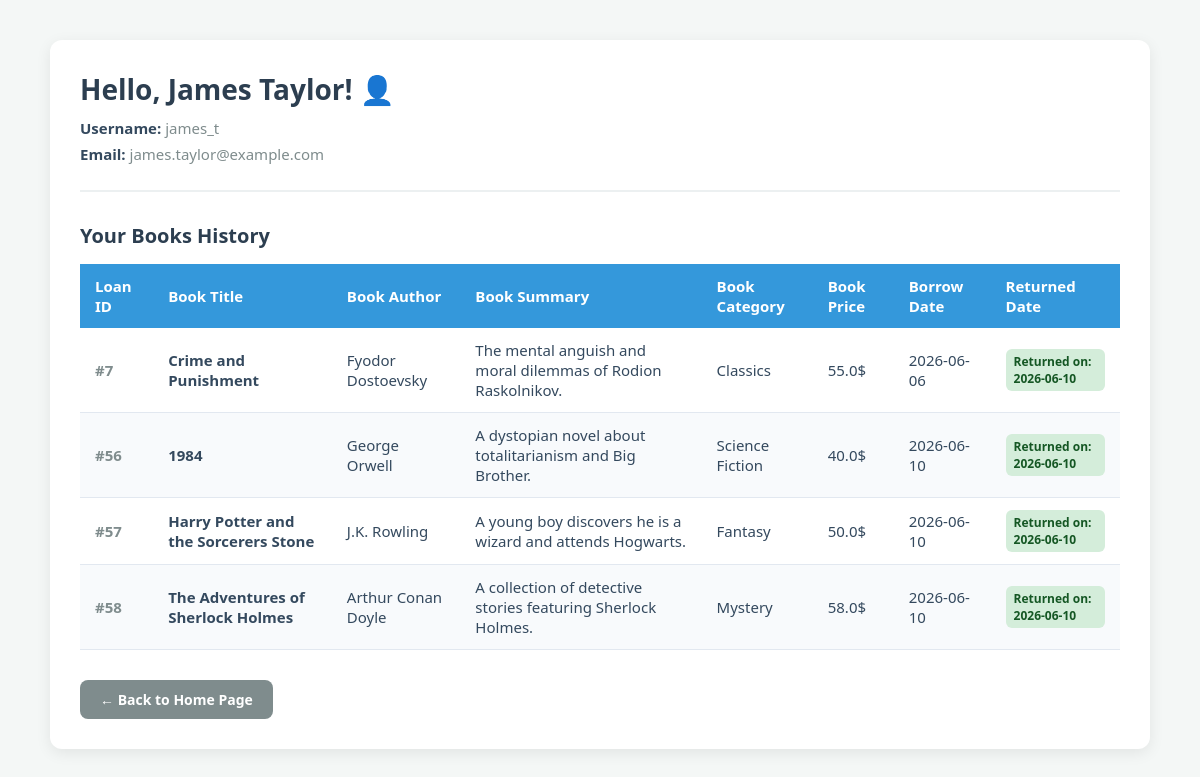
/profile (signed in), run on the app's committed database.
### tables this page shows
CREATE TABLE Users (
    id_user INTEGER PRIMARY KEY,
    username TEXT UNIQUE NOT NULL,
    email TEXT UNIQUE NOT NULL,
    password TEXT NOT NULL, 
    full_name TEXT NOT NULL
);

CREATE TABLE Loans (
    id INTEGER PRIMARY KEY,
    id_user INTEGER NOT NULL,
    book_id INTEGER NOT NULL,
    borrow_date TEXT NOT NULL,       
    return_due_date TEXT NOT NULL,   
    actual_return_date TEXT,         
    FOREIGN KEY (id_user) REFERENCES Users(id_user),
    FOREIGN KEY (book_id) REFERENCES Books(id)
);

CREATE TABLE Books (
    id INTEGER PRIMARY KEY,
    title TEXT NOT NULL,
    author TEXT NOT NULL,
    summary TEXT,
    category TEXT,
    price REAL,
    rating REAL
);

### routers/users.py (the view)
@router.get("/profile")
def get_profile(request:Request):
    user_id = request.cookies.get("id_user")
    if user_id is None:
        return RedirectResponse(url="/", status_code=303)
    conn = sqlite3.connect("library.db")
    cursor = conn.cursor()
    cursor.execute(""" select full_name, username, email
                        from Users
                        where id_user = ?
                        """, (user_id,))
    user = cursor.fetchone()
    if user is None:
        return templates.TemplateResponse(request, "index.html", {"Message": "User not found"})
    cursor.execute(""" select l.id,
                              b.title,
                              b.author,
                              b.summary,
                              b.category,
                              b.price,
                              l.borrow_date,
                              l.actual_return_date
                        from Loans as l
                        inner join Books as b
                        on b.id = l.book_id
                        where l.id_user = ? """ ,(user_id,))
    books = cursor.fetchall()
    conn.close()
    return templates.TemplateResponse(request, "profile.html" ,
                                      {
                                        "full_name": user[0],
                                         "username": user[1],
                                          "email" : user[2],
                                           "books": books })

### templates/profile.html (shortened to what this page needs)
<!DOCTYPE html>
<html>
<head>
</head>
<body>
    <div class="profile-container">
        <div class="user-info">
            <h1>Hello, {{full_name}}! 👤</h1>
            <p><strong>Username:</strong> {{username}}</p>
            <p><strong>Email:</strong> {{email}}</p>
        </div>
        <h2>Your Books History</h2>
        {% if books %}
        <table>
            <thead>
                <tr>
                    <th>Loan ID</th>
                    <th>Book Title</th>
                    <th>Book Author</th>
                    <th>Book Summary</th>
                    <th>Book Category</th>
                    <th>Book Price</th>
                    <th>Borrow Date</th>
                    <th>Returned Date</th>
                </tr>
            </thead>
            <tbody>
                {% for book in books %}
                <tr>
                    <td><span style="color: #7f8c8d; font-weight: bold;">#{{book[0]}}</span></td>
                    <td><strong>{{book[1]}}</strong></td>
                    <td>{{book[2]}}</td>
                    <td>{{book[3]}}</td>
                    <td>{{book[4]}}</td>
                    <td>{{book[5]}}$</td>
                    <td>{{book[6]}}</td>
                    <td>
                        {% if book[7] %}
                            <span class="status-tag status-returned">Returned on: {{book[7]}}</span>
                        {% else %}
                            <form action="/loans/return-confirm" method="POST" class="return-form">
                                <input type="hidden" name="loan_id" value="{{ book[0] }}">
                                <input type="hidden" name="book_title" value="{{ book[1] }}">
                                <button type="submit" class="return-btn">↩️ Return Book</button>
                            </form>
                        {% endif %}
                    </td>
                </tr>
                {% endfor %}
            </tbody>
        </table>
        {% else %}
            <p class="no-history">No book history found for this account yet.</p>
        {% endif %}
        <a href="/" class="back-btn">← Back to Home Page</a>
    </div>
</body>
</html>

### templates/profile.html (style rules this page uses)
body { font-family: 'Segoe UI', Tahoma, Geneva, Verdana, sans-serif; background-color: #f4f7f6; margin: 0; padding: 40px 20px; color: #2c3e50; display: flex; flex-direction: column; align-items: center; }
.profile-container { background-color: white; padding: 30px; border-radius: 12px; box-shadow: 0 4px 15px rgba(0, 0, 0, 0.08); max-width: 1100px; width: 100%; box-sizing: border-box; }
.user-info { border-bottom: 2px solid #ecf0f1; padding-bottom: 20px; margin-bottom: 30px; }
.user-info h1 { margin: 0 0 10px 0; color: #2c3e50; font-size: 28px; }
.user-info p { margin: 6px 0; color: #7f8c8d; font-size: 15px; }
.user-info strong { color: #34495e; }
h2 { color: #2c3e50; font-size: 20px; margin-bottom: 15px; }
table { width: 100%; border-collapse: collapse; margin-top: 10px; font-size: 15px; text-align: left; }
th { background-color: #3498db; color: white; padding: 12px 15px; font-weight: 600; }
td { padding: 12px 15px; border-bottom: 1px solid #e2e8f0; color: #34495e; vertical-align: middle; }
tr:nth-child(even) { background-color: #f8fafc; }
.status-tag { padding: 4px 8px; border-radius: 6px; font-size: 12px; font-weight: bold; display: inline-block; }
.status-returned { background-color: #d4edda; color: #155724; }
.back-btn { display: inline-block; margin-top: 30px; background-color: #7f8c8d; color: white; text-decoration: none; padding: 10px 20px; border-radius: 8px; font-weight: bold; font-size: 14px; transition: background-color 0.3s ease; }

### data on the page
Users: full_name "James Taylor", username "james_t", email "james.taylor@example.com"
Loans: id "7", title "Crime and Punishment", author "Fyodor Dostoevsky", summary "The mental anguish and moral dilemmas of Rodion Raskolnikov.", category "Classics", price "55.0", borrow_date "2026-06-06", actual_return_date "2026-06-10"
Loans: id "56", title "1984", author "George Orwell", summary "A dystopian novel about totalitarianism and Big Brother.", category "Science Fiction", price "40.0", borrow_date "2026-06-10", actual_return_date "2026-06-10"
Loans: id "57", title "Harry Potter and the Sorcerers Stone", author "J.K. Rowling", summary "A young boy discovers he is a wizard and attends Hogwarts.", category "Fantasy", price "50.0", borrow_date "2026-06-10", actual_return_date "2026-06-10"
Loans: id "58", title "The Adventures of Sherlock Holmes", author "Arthur Conan Doyle", summary "A collection of detective stories featuring Sherlock Holmes.", category "Mystery", price "58.0", borrow_date "2026-06-10", actual_return_date "2026-06-10"
